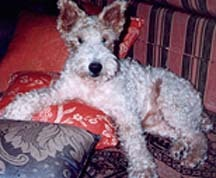
#> input picture data/sample_images/1.JPEG, 216 x 178 px, found by its file name
$ python residual.py --file ../data/sample_images/1.JPEG   (older library calls are emulated)
#> lines starting #> are read from the running program, lines starting #| are printed output that depends on the picture
import cv2
import numpy as np
from scipy.fftpack import dct, idct
from matplotlib import pyplot as plt, transforms
from scipy import ndimage

import argparse
import os

def get_parser():
    parser = argparse.ArgumentParser()

    # File I/O
    parser.add_argument("--datapath", default='../data/residual_analysis_data',
                        help="Path to the directory containing the source image.")
    parser.add_argument("--file", default='residual_severe_1.png',
                        help="Name of the source image file.")
    parser.add_argument("--savepath", default='../data/output/residual_analysis',
                        help="Path to the output storage directory \
                                (automatically generated if not yet there).")
    parser.add_argument("--save", type=str, default=None,
                        help="Name of the output file storing the results \
                                (not saved if not provided).")
    parser.add_argument("--save-format", type=str, default='jpg',
                        help="File format of the output file (default: JPEG).")
    return parser

def main():
    parser = get_parser()
    args = parser.parse_args()

    residual = cv2.imread(os.path.join(args.datapath, args.file), cv2.IMREAD_COLOR).transpose((2,0,1))
    H, W, _ = residual.shape
#> H = 3; W = 178
    axis = 0
    edge_len = {0:H,1:W}[axis]
#> edge_len = 3

    # ================================== Add operations here =====================================
    for idx, residual_layer in zip('BGR',residual):
        '''
        dct_output = dct(residual_layer, axis=axis, norm='ortho')
        dct_visual = visualize_dct(dct_output)

        modified = dct_output.copy()
        modified[:edge_len//6,:] = 0
        modified_dct_visual = visualize_dct(modified)
        modified = idct(modified, axis=axis, norm='ortho')

        # ===========================================================================================

        # Display result
        cv2.namedWindow("original_{}".format(idx), cv2.WINDOW_NORMAL); cv2.moveWindow("original_{}".format(idx), 40, 60)
        cv2.imshow("original_{}".format(idx), residual_layer)
        cv2.namedWindow("dct_{}".format(idx), cv2.WINDOW_NORMAL); cv2.moveWindow("dct_{}".format(idx), 600, 60)
        cv2.imshow("dct_{}".format(idx), dct_visual)
        cv2.namedWindow("modified_dct_{}".format(idx), cv2.WINDOW_NORMAL); cv2.moveWindow("modified_dct_{}".format(idx), 600, 460)
        cv2.imshow("modified_dct_{}".format(idx), modified_dct_visual)
        cv2.namedWindow("modified_{}".format(idx), cv2.WINDOW_NORMAL); cv2.moveWindow("modified_{}".format(idx), 40, 460)
        cv2.imshow("modified_{}".format(idx), modified)
        cv2.waitKey(0)
        cv2.destroyAllWindows()
        cv2.waitKey(1)

        # Save output
        if args.save:
            if not os.path.isdir(args.savepath):
                os.makedirs(args.savepath)
            save_name += '.{}'.format(args.save_format)
            cv2.imwrite(os.path.join(args.savepath, save_name), residual)
        '''

        img = residual_layer
        laplacian = cv2.Laplacian(img,cv2.CV_64F)
        sobelx = cv2.Sobel(img,cv2.CV_64F,1,0,ksize=5)
        sobely = cv2.Sobel(img,cv2.CV_64F,0,1,ksize=-1)
        sobely2 = cv2.Sobel(sobely,cv2.CV_64F,0,1,ksize=-1)

        print(sobely[:,W//2])
        print(sobely2[:,W//2])
        sum_grad = np.sum(sobely**2,axis=1)
        sum_grad2 = np.sum(sobely2**2,axis=1)

        rot = transforms.Affine2D().rotate_deg(-90)

        plt.subplot(2,3,1),plt.imshow(img,cmap = 'gray')
        plt.title('Original'), plt.xticks([]), plt.yticks([])
        '''
        plt.subplot(2,2,2),plt.imshow(laplacian,cmap = 'gray')
        plt.title('Laplacian'), plt.xticks([]), plt.yticks([])
        plt.subplot(2,2,3),plt.imshow(sobelx,cmap = 'gray')
        plt.title('Sobel X'), plt.xticks([]), plt.yticks([])
        '''
        plt.subplot(2,3,2),plt.imshow(sobely,cmap = 'gray')
        plt.title('Sobel Y'), plt.xticks([]), plt.yticks([])
        plt.subplot(2,3,3),plt.plot(sum_grad, transform=rot + plt.gca().transData)
        plt.title('Sobel Y_sum_dist'), plt.xticks([]), plt.yticks([])

        plt.subplot(2,3,5),plt.imshow(sobely2,cmap = 'gray')
        plt.title('Sobel Y2'), plt.xticks([]), plt.yticks([])
        plt.subplot(2,3,6),plt.plot(sum_grad2, transform=rot + plt.gca().transData)
        plt.title('Sobel Y2_sum_dist')
        plt.show()
#> this loop made 3 passes
#> idx on passes 1 to 3: 'B', 'G', 'R'
#> (printed output is left out)
#> pass 1, in main, `img = residual_layer`:
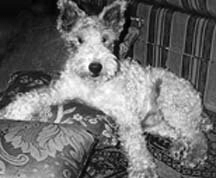
#> img: shape (178, 216); min 0, max 255, mean 108.7
#> pass 1, in main, `laplacian = cv2.Laplacian(img,cv2.CV_64F)`:
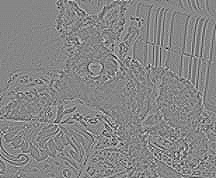
#> laplacian: shape (178, 216) float64; min -209, max 187, mean 0; drawn with min black and max white
#> pass 1, in main, `sobelx = cv2.Sobel(img,cv2.CV_64F,1,0,ksize=5)`:
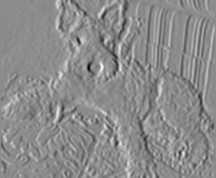
#> sobelx: shape (178, 216) float64; min -9394, max 7726, mean 3.5; drawn with min black and max white
#> pass 1, in main, `sobely = cv2.Sobel(img,cv2.CV_64F,0,1,ksize=-1)`:
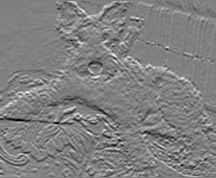
#> sobely: shape (178, 216) float64; min -2398, max 2381, mean 10.9; drawn with min black and max white
#> pass 1, in main, `plt.show()`:
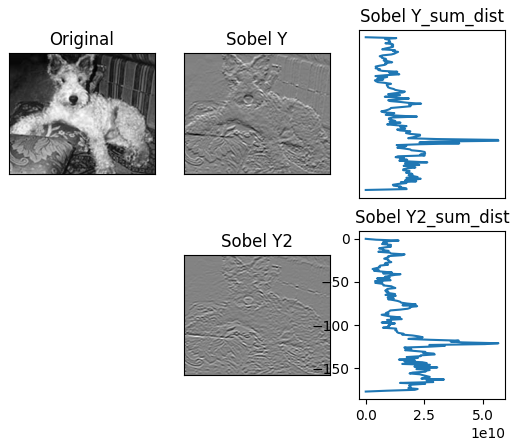
#> figure drawn by matplotlib, 5 panels; panel 5: curve peaks at x = 121, y = 5.67e+10
#> after the loop:
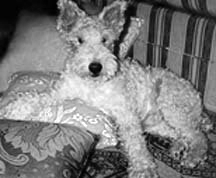
#> img: shape (178, 216); min 0, max 255, mean 124.6
#> after the loop:
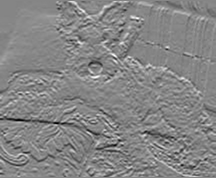
#> sobely: shape (178, 216) float64; min -2485, max 2272, mean 7.6; drawn with min black and max white

def visualize_dct(arr: np.array):
    dct_visual = np.log(np.abs(arr)+1)
    dct_visual *= 255/np.max(dct_visual)
    return dct_visual.astype(np.uint8)

if __name__ == "__main__":
    main()

$ run again, on data/sample_images/3.JPEG
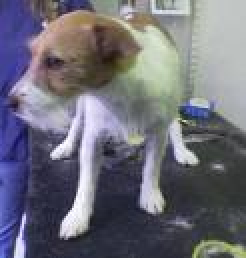
#> input picture data/sample_images/3.JPEG, 123 x 129 px, found by its file name (shown 2 times larger)
#> the loop in main, `for idx, residual_layer in zip('BGR',residual):` made 3 passes
#> (printed output is left out)
#> pass 1, in main, `sobely = cv2.Sobel(img,cv2.CV_64F,0,1,ksize=-1)`:
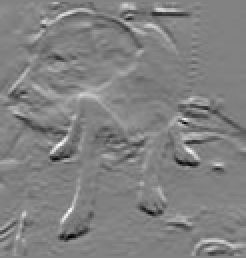
#> sobely: shape (129, 123) float64 (shown 2 times larger); min -2453, max 2344, mean -14.5; drawn with min black and max white
#> after the loop in main, `for idx, residual_layer in zip('BGR',residual):`:
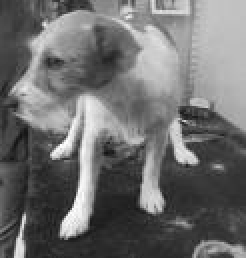
#> img: shape (129, 123) (shown 2 times larger); min 16, max 254, mean 110.2

$ run again, on data/sample_images/5.JPEG
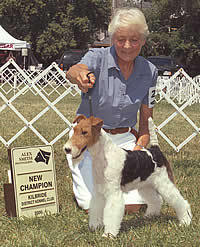
#> input picture data/sample_images/5.JPEG, 200 x 247 px, found by its file name
#> the loop in main, `for idx, residual_layer in zip('BGR',residual):` made 3 passes
#> (printed output is left out)
#> after the loop in main, `for idx, residual_layer in zip('BGR',residual):`:
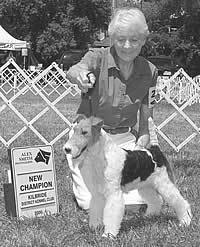
#> img: shape (247, 200); min 0, max 255, mean 137.1
